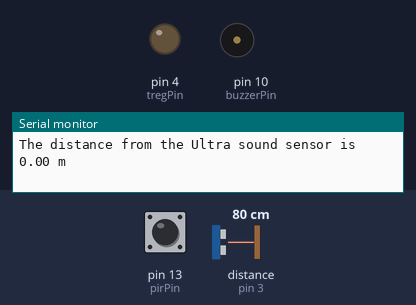
A sketch run on a simulated Arduino Uno, built with avr-gcc and run on an emulated ATmega328P. Parts: output pins drawn as LEDs (lit = HIGH), buzzer (waves = sounding, pin HIGH), the last lines printed to the serial monitor. Inputs (shaded band) come from the test bench; at power-on: pin 13 (pirPin) LOW, distance to the obstacle (sensor on pin 3) 80 cm. The echo pulse lasts 58.3 µs per cm.

Above: at 1.2 s.
1.3 s: pin 13 (pirPin) driven HIGH
3.1 s: distance to the obstacle (sensor on pin 3) set to 28 cm
6.1 s: distance to the obstacle (sensor on pin 3) set to 24 cm
At 7.5 s:
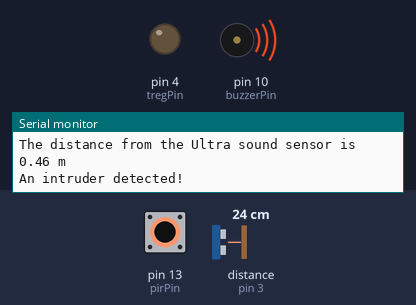
7.8 s: distance to the obstacle (sensor on pin 3) set to 60 cm
At 8.5 s:
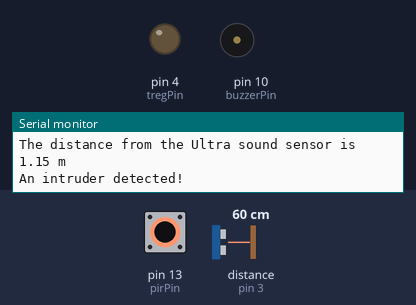
9.3 s: pin 13 (pirPin) driven LOW
12.3 s: pin 13 (pirPin) pulsed HIGH 2 times (0.12 s each, 0.3 s apart)
Timing chart, 0 to 15.3 s (numbered marks = the images above; inputs shaded):
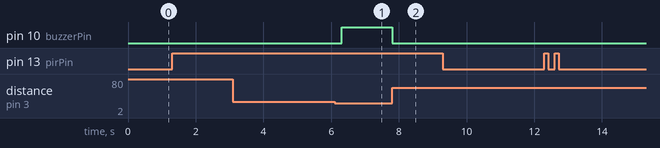

The sketch:

Smart-Security-Alarm.ino
```cpp
int pirPin = 13;
int motion = 0;
int tregPin =4;
int echoPin = 3;
float distance;
float timeInverval;
int buzzerPin = 10;

void setup() {

  // put your setup code here, to run once:
Serial.begin(9600);
pinMode(pirPin,INPUT);
pinMode(tregPin,OUTPUT);
pinMode(echoPin,INPUT);
pinMode(buzzerPin,OUTPUT);

}

void loop() {
  // put your main code here, to run repeatedly:
motion = digitalRead(pirPin);
if(motion == HIGH){
  Serial.println("An intruder detected! ");
  digitalWrite(tregPin,LOW);
  delayMicroseconds(2);
  digitalWrite(tregPin,HIGH);
  delayMicroseconds(10);
  digitalWrite(tregPin,LOW);
  timeInverval = pulseIn(echoPin,HIGH);
  distance = (timeInverval) * (0.000001)*(330);
    if(distance < 0.50){
    analogWrite(buzzerPin,255);


  }
    else{
        analogWrite(buzzerPin,0);

}
if (motion == LOW){
  Serial.println("No one detected ");

}
delay(200);


}
Serial.println("The distance from the Ultra sound sensor is "+String(distance)+ " m");


}
```

Measured:
- the behaviour switches between 27 and 26 cm on distance to the obstacle (sensor on pin 3) (found by bisection; images 0 and 1)
- after the input at 6.1 s, pin 10 (buzzerPin): LOW → HIGH after 0.21 s
- after the input at 7.8 s, pin 10 (buzzerPin): HIGH → LOW at once
